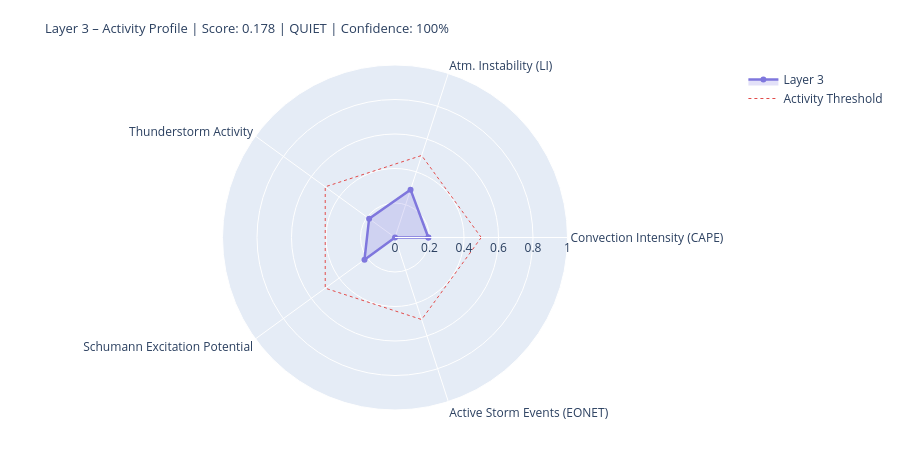

The code cell stored with this chart in its notebook:
### Markdown cell above
---
## 4. State Assessment & Handoff to Layer 4/5

### Code cell
# ============================================================
# LAYER-3-SCORE
# Five dynamic components
# ============================================================

def norm(v, lo, hi):
    if v is None or (isinstance(v, float) and math.isnan(v)): return None
    return round(max(0.0, min(1.0, (v - lo) / (hi - lo))), 4)

# --- 1) Convection intensity (global CAPE mean) ---
cape_mean = df_atm['cape'].dropna().mean() if not df_atm.empty else None
conv_score = norm(cape_mean, 0, 3000)
conv_src   = 'primary' if cape_mean is not None else 'missing'

# --- 2) Atmospheric instability (LI mean) ---
li_mean   = df_atm['li'].dropna().mean() if not df_atm.empty else None
# Negative LI = unstable → higher score
instab_score = norm(-li_mean if li_mean is not None else None, -6, 6)
instab_src   = 'primary' if li_mean is not None else 'missing'

# --- 3) Thunderstorm activity (mean thunder score + WMO count) ---
thunder_mean = df_atm['thunder_score'].mean() if not df_atm.empty else None
n_thunder    = int(df_atm['thunderstorm'].sum()) if not df_atm.empty else 0
thunder_score_val = norm(
    (thunder_mean or 0) * 0.7 + n_thunder * 0.1, 0, 1.0
) if thunder_mean is not None else None
thunder_src = 'primary'

# --- 4) Schumann excitation potential (weighted Schumann contribution) ---
schumann_pot = df_atm['schumann_contribution'].mean() if not df_atm.empty else None
# Boosted by Layer-2 thunderstorm trigger
if schumann_pot is not None and l2_thunder:
    schumann_pot = min(1.0, schumann_pot * 1.2)
schumann_score = norm(schumann_pot, 0, 1.0) if schumann_pot is not None else None
schumann_src   = 'derived'

# --- 5) Storm activity (NASA EONET) ---
# Distinction: None = data not loaded, 0.0 = loaded but no events
storm_score = None
storm_src   = 'missing'
if raw.get('storms') is not None:          # API reached successfully
    storm_score = norm(len(storm_events), 0, 30) if storm_events else 0.0
    storm_src   = 'primary'

# X-Ray and Kp: context only, not in dynamic score
# (X-Ray = Layer-0/4 driver; Kp = geomagnetic index, not a lightning proxy)
xray_context = None
if raw.get('xray'):
    df_xc = pd.DataFrame(raw['xray'])
    fc = next((c for c in df_xc.columns
               if any(k in c.lower() for k in ['flux','long']) and 'time' not in c.lower()),
              df_xc.columns[1])
    df_xc[fc] = pd.to_numeric(df_xc[fc], errors='coerce')
    xray_last = df_xc[fc].dropna().iloc[-1] if not df_xc[fc].dropna().empty else None
    if xray_last:
        xray_class = ('X' if xray_last>=1e-4 else 'M' if xray_last>=1e-5
                      else 'C' if xray_last>=1e-6 else 'B')
        xray_context = {'flux': float(xray_last), 'class': xray_class}
        print(f'X-Ray context: {xray_class}-class ({xray_last:.2e} W/m²)')

# --- Aggregate ---
COMPONENTS = {
    'Convection Intensity (CAPE)':  {'score': conv_score,       'source': conv_src,    'dynamic': True},
    'Atm. Instability (LI)':         {'score': instab_score,     'source': instab_src,  'dynamic': True},
    'Thunderstorm Activity':              {'score': thunder_score_val, 'source': thunder_src, 'dynamic': True},
    'Schumann Excitation Potential':   {'score': schumann_score,   'source': schumann_src,'dynamic': True},
    'Active Storm Events (EONET)': {'score': storm_score,      'source': storm_src,   'dynamic': True},
}

available   = {k: v['score'] for k, v in COMPONENTS.items() if v['score'] is not None}
unavailable = [k for k, v in COMPONENTS.items() if v['score'] is None]
layer3_score = round(sum(available.values()) / len(available), 4) if available else None
confidence   = round(len(available) / len(COMPONENTS), 2)
level = ('unknown' if layer3_score is None
         else 'quiet'   if layer3_score < 0.3
         else 'moderate' if layer3_score < 0.6
         else 'active')
dominant_l3 = max(available, key=available.get) if available else 'none'

# --- Ausgabe ---
W = 68
print('=' * W)
print('LAYER 3 – ATMOSPHERE / WEATHER / THUNDERSTORMS – STATE ASSESSMENT')
print('=' * W)
for name, comp in COMPONENTS.items():
    s = comp['score']
    if s is not None:
        bar = '█' * int(s * 20) + '░' * (20 - int(s * 20))
        print(f'  {name:<36} {bar}  {s:.3f}  [{comp["source"]}]')
    else:
        print(f'  {name:<36} {"─" * 20}  n/a   [missing]')
print('-' * W)
print(f'  Score:        {layer3_score:.3f}  ({len(available)}/{len(COMPONENTS)} components)')
print(f'  Confidence:   {confidence:.0%}')
print(f'  Level:        {level.upper()}')
print(f'  Dominant:     {dominant_l3}')
print(f'  CAPE mean:    {cape_mean:.0f} J/kg' if cape_mean else '  CAPE mean:    n/a')
print(f'  LI mean:      {li_mean:.1f} K' if li_mean is not None else '  LI mean:      n/a')
print(f'  Thunderstorms:{n_thunder} points (WMO)  +  {len(storm_events)} NASA EONET')
print('=' * W)

# Radar
cats   = list(available.keys())
vals_r = list(available.values())
if len(cats) >= 3:
    fig = go.Figure()
    fig.add_trace(go.Scatterpolar(
        r=vals_r + [vals_r[0]], theta=cats + [cats[0]],
        fill='toself', fillcolor='rgba(127,119,221,0.22)',
        line=dict(color='#7F77DD', width=2.5), name='Layer 3'
    ))
    fig.add_trace(go.Scatterpolar(
        r=[0.5] * (len(cats)+1), theta=cats + [cats[0]],
        line=dict(color='#E24B4A', dash='dot', width=1),
        mode='lines', name='Activity Threshold'
    ))
    fig.update_layout(
        title=dict(
            text=f'Layer 3 – Activity Profile | Score: {layer3_score:.3f} | {level.upper()} | Confidence: {confidence:.0%}',
            font=dict(size=13)
        ),
        polar=dict(radialaxis=dict(visible=True, range=[0, 1])),
        height=450, showlegend=True,
        margin=dict(l=60, r=60, t=65, b=40)
    )
    fig.show()

### Figure 1 — Plotly figure (JSON) as saved in the notebook; plotly's stock layout.template omitted (floating-point values rounded to 4 significant figures)
{"data": [{"fill": "toself", "fillcolor": "rgba(127,119,221,0.22)", "line": {"color": "#7F77DD", "width": 2.5}, "name": "Layer 3", "r": [0.1933, 0.2917, 0.1855, 0.2186, 0.0, 0.1933], "theta": ["Convection Intensity (CAPE)", "Atm. Instability (LI)", "Thunderstorm Activity", "Schumann Excitation Potential", "Active Storm Events (EONET)", "Convection Intensity (CAPE)"], "type": "scatterpolar"}, {"line": {"color": "#E24B4A", "dash": "dot", "width": 1}, "mode": "lines", "name": "Activity Threshold", "r": [0.5, 0.5, 0.5, 0.5, 0.5, 0.5], "theta": ["Convection Intensity (CAPE)", "Atm. Instability (LI)", "Thunderstorm Activity", "Schumann Excitation Potential", "Active Storm Events (EONET)", "Convection Intensity (CAPE)"], "type": "scatterpolar"}], "layout": {"height": 450, "margin": {"b": 40, "l": 60, "r": 60, "t": 65}, "polar": {"radialaxis": {"range": [0, 1], "visible": true}}, "showlegend": true, "title": {"font": {"size": 13}, "text": "Layer 3 – Activity Profile | Score: 0.178 | QUIET | Confidence: 100%"}}}
